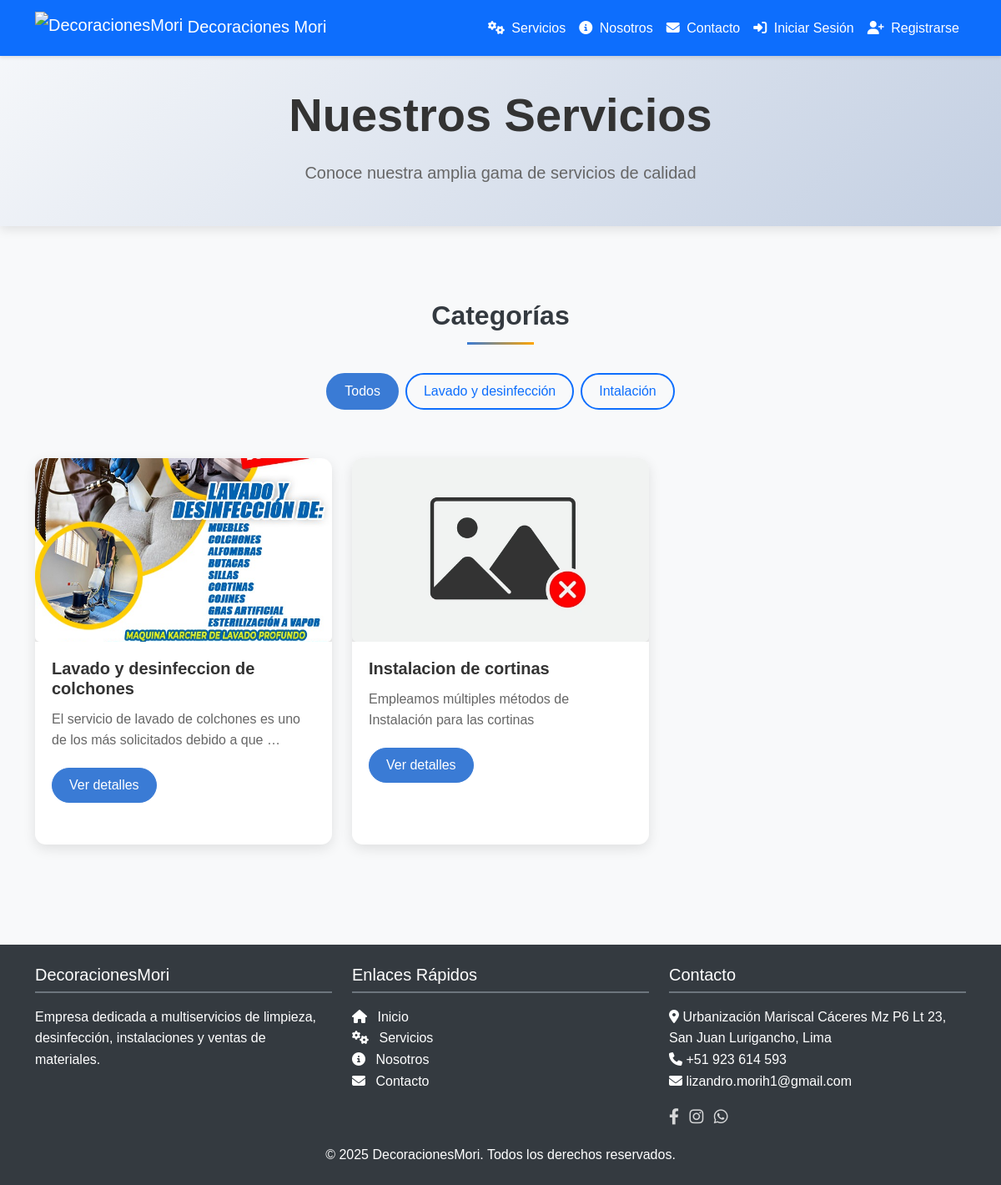
The page /servicios/servicios/ on the database as committed earlier.
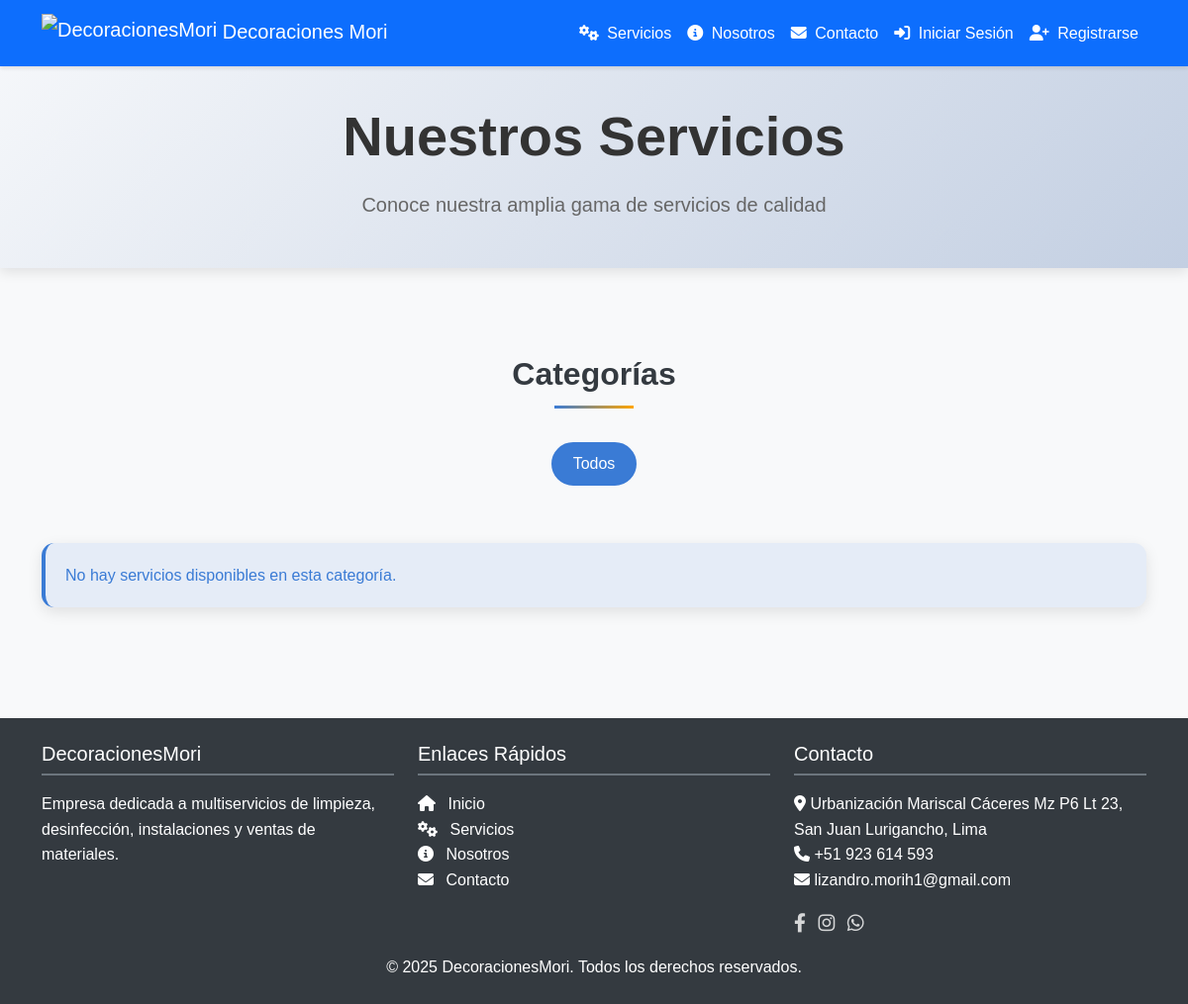
The same page on the database as committed later.
### services/models.py (models this page shows, shortened)
class ServiceCategory(models.Model):
    name = models.CharField(_("Name"), max_length=100)
    description = models.TextField(_("Description"), blank=True)
    class Meta:
        db_table = 'categoria_servicio'  # Nombre de la tabla en español
        verbose_name = _("Service Category")
        verbose_name_plural = _("Service Categories")

class Service(models.Model):
    category = models.ForeignKey(ServiceCategory, on_delete=models.CASCADE, related_name="services")
    name = models.CharField(_("Name"), max_length=100)
    description = models.TextField(_("Description"))
    base_price = models.DecimalField(_("Base Price"), max_digits=10, decimal_places=2)
    is_active = models.BooleanField(_("Is active"), default=True)
    created_at = models.DateTimeField(auto_now_add=True)
    updated_at = models.DateTimeField(auto_now=True)
    slug = models.SlugField(_("Slug"), max_length=100, unique=True, blank=True)
    def get_featured_image(self):
        featured = self.images.filter(is_featured=True).first()
        if featured:
            return featured
        else:
            return self.images.first()
    class Meta:
        db_table = 'servicio'  # Nombre de la tabla en español
        verbose_name = _("Service")
        verbose_name_plural = _("Services")

class ServiceImage(models.Model):
    service = models.ForeignKey('Service', on_delete=models.CASCADE, related_name='images', verbose_name='Servicio')
    image = models.ImageField(upload_to='services/', blank=True, null=True, verbose_name='Imagen (archivo)')
    image_url = models.TextField(blank=True, null=True, verbose_name='Código de incorporación <iframe>')
    is_featured = models.BooleanField(default=False, verbose_name='Destacada')
    class Meta:
        verbose_name = 'Imagen del servicio'
        verbose_name_plural = 'Imágenes del servicio'

### services/views.py (the view)
# urls.py: path('servicios/', ServiceListView.as_view(), name='service_list'),
class ServiceListView(ListView):
    model = Service
    context_object_name = 'services'
    template_name = 'services/service_list.html'
    def get_queryset(self):
        queryset = super().get_queryset().filter(is_active=True)
        category_id = self.kwargs.get('id')
        if category_id:
            queryset = queryset.filter(category__id=category_id)
        return queryset
    def get_context_data(self, **kwargs):
        context = super().get_context_data(**kwargs)
        context['categories'] = ServiceCategory.objects.all()
        context['categoria_actual'] = None
        category_id = self.kwargs.get('id')
        if category_id:
            context['categoria_actual'] = get_object_or_404(ServiceCategory, id=category_id)
        return context

### services/templates/services/service_list.html (shortened to what this page needs)
{% extends "base.html" %}
{% block content %}
<section class="services-header py-5 bg-light">
    <div class="container">
        <div class="row">
            <div class="col-12 text-center">
                <h1 class="display-4">Nuestros Servicios</h1>
                <p class="lead">Conoce nuestra amplia gama de servicios de calidad</p>
            </div>
        </div>
    </div>
</section>
<section class="services-categories py-5">
    <div class="container">
        <div class="row mb-4">
            <div class="col-12">
                <h2 class="section-title">Categorías</h2>
                <div class="category-filters d-flex flex-wrap justify-content-center">
                    <a href="{% url 'services:service_list' %}" class="btn btn-outline-primary m-1 {% if not categoria_actual %}active{% endif %}">
                        Todos
                    </a>
                    {% for categoria in categories %}
                    <a href="{% url 'services:category' categoria.id %}" class="btn btn-outline-primary m-1 {% if categoria.id == categoria_actual.id %}active{% endif %}">
                        {{ categoria.name }}
                    </a>
                    {% endfor %}
                </div>
            </div>
        </div>
        <div class="row">
            {% for service in services %}
            <div class="col-md-6 col-lg-4 mb-4">
                <div class="card service-card h-100">
                    {% with featured_image=service.get_featured_image %}
                    <div class="card-img-top-container" style="height: 220px; overflow: hidden; background-color: #eee; border-top-left-radius: 0.8rem; border-top-right-radius: 0.8rem;">
                                                {% if featured_image %}
                                                    {% if featured_image.image_url %}
                                                        <div class="embed-responsive embed-responsive-16by9 rounded shadow-sm">
                                                            {{ featured_image.image_url|safe }}
                                                        </div>
                                                    {% elif featured_image.image %}
                                                        <img src="{{ featured_image.image.url }}" class="img-fluid rounded shadow-sm" alt="{{ service.name }}">
                                                    {% else %}
                                                        <img src="/static/imagen/default-service.jpg" class="img-fluid rounded shadow-sm" alt="{{ service.name }} (Por defecto)">
                                                    {% endif %}
                                                {% else %}
                                                    <img src="/static/imagen/default-service.jpg" class="img-fluid rounded shadow-sm" alt="{{ service.name }} (Por defecto)">
                                                {% endif %}
                    </div>
                                            {% endwith %}
                    <div class="card-body">
                        <h5 class="card-title">{{ service.name }}</h5>
                        <p class="card-text">{{ service.description|truncatewords:15 }}</p>
                        <a href="{% url 'services:detalle_servicio' service.pk %}" class="btn btn-primary">Ver detalles</a>
                    </div>
                </div>
            </div>
            {% empty %}
            <div class="col-12">
                <div class="alert alert-info">
                    No hay servicios disponibles en esta categoría.
                </div>
            </div>
            {% endfor %}
        </div>
    </div>
</section>
{% endblock %}

### templates/base.html (shortened to what this page needs)
<!DOCTYPE html>
<html lang="es">
<head>
    <link rel="stylesheet" href="https://cdn.jsdelivr.net/npm/flatpickr/dist/flatpickr.min.css">
    <link href="https://cdn.jsdelivr.net/npm/bootstrap@5.3.0/dist/css/bootstrap.min.css" rel="stylesheet">
    <link rel="stylesheet" href="https://cdnjs.cloudflare.com/ajax/libs/font-awesome/6.4.0/css/all.min.css">
    <link rel="stylesheet" href="https://cdnjs.cloudflare.com/ajax/libs/animate.css/4.1.1/animate.min.css">
    <link rel="stylesheet" href="/static/css/style.css">
    <link rel="stylesheet" href="/static/css/form_citas_extras.css">
</head>
<body>
    <nav class="navbar navbar-expand-lg navbar-dark bg-primary fixed-top">
        <div class="container">
            <a class="navbar-brand animate__animated animate__bounceInLeft" href="{% url 'home' %}">
                <img src="https://diegom0r1.github.io/decomoriweb/img/milogo.png" alt="DecoracionesMori" height="40" class="d-inline-block align-middle">
                Decoraciones Mori
            </a>
            <div class="collapse navbar-collapse justify-content-end" id="navbarNav">
                <ul class="navbar-nav">
                    <li class="nav-item">
                        <a class="nav-link animate__animated animate__fadeInDown animate__delay-0-5s" href="{% url 'services:service_list' %}"><i class="fas fa-cogs me-1"></i> Servicios</a>
                    </li>
                    <li class="nav-item">
                        <a class="nav-link animate__animated animate__fadeInDown animate__delay-0-6s" href="{% url 'services:nosotros' %}"><i class="fas fa-info-circle me-1"></i> Nosotros</a>
                    </li>
                    <li class="nav-item">
                        <a class="nav-link animate__animated animate__fadeInDown animate__delay-0-7s" href="{% url 'services:contacto' %}"><i class="fas fa-envelope me-1"></i> Contacto</a>
                    </li>
                    {% if not user.is_authenticated %}
                    <li class="nav-item">
                        <a class="nav-link animate__animated animate__fadeInDown animate__delay-0-8s" href="{% url 'accounts:login' %}">
                            <i class="fas fa-sign-in-alt me-1"></i> Iniciar Sesión
                        </a>
                    </li>
                    <li class="nav-item">
                        <a class="nav-link animate__animated animate__fadeInDown animate__delay-0-9s" href="{% url 'accounts:register' %}">
                            <i class="fas fa-user-plus me-1"></i> Registrarse
                        </a>
                    </li>
                    {% endif %}
                </ul>
            </div>
        </div>
    </nav>
    <main class="mt-5 pt-2">
        {% block content %}{% endblock %}
    </main>
    <footer class="footer mt-5 py-4 bg-dark text-white animate__animated animate__fadeInUp animate__delay-0-3s">
        <div class="container">
            <div class="row">
                <div class="col-md-4">
                    <h5>DecoracionesMori</h5>
                    <p>Empresa dedicada a multiservicios de limpieza, desinfección, instalaciones y ventas de materiales.</p>
                </div>
                <div class="col-md-4">
                    <h5>Enlaces Rápidos</h5>
                    <ul class="list-unstyled">
                        <li><a href="{% url 'home' %}" class="text-white"><i class="fas fa-home me-2"></i> Inicio</a></li>
                        <li><a href="{% url 'services:service_list' %}" class="text-white"><i class="fas fa-cogs me-2"></i> Servicios</a></li>
                        <li><a href="{% url 'services:nosotros' %}" class="text-white"><i class="fas fa-info-circle me-2"></i> Nosotros</a></li>
                        <li><a href="{% url 'services:contacto' %}" class="text-white"><i class="fas fa-envelope me-2"></i> Contacto</a></li>
                    </ul>
                </div>
                <div class="col-md-4">
                    <h5>Contacto</h5>
                    <address>
                        <i class="fas fa-map-marker-alt"></i> Urbanización Mariscal Cáceres Mz P6 Lt 23, San Juan Lurigancho, Lima<br>
                        <i class="fas fa-phone"></i> +51 923 614 593<br>
                        <i class="fas fa-envelope"></i> lizandro.morih1@gmail.com
                    </address>
                    <div class="social-icons">
                        <a href="https://www.facebook.com/decoracionesmori" class="text-white me-2"><i class="fab fa-facebook-f"></i></a>
                        <a href="https://www.instagram.com/decoracionesmori/" class="text-white me-2"><i class="fab fa-instagram"></i></a>
                        <a href="https://wa.me/51923614593" class="text-white me-2"><i class="fab fa-whatsapp"></i></a>
                    </div>
                </div>
            </div>
            <div class="row mt-3">
                <div class="col-12 text-center">
                    <p class="mb-0">&copy; {% now "Y" %} DecoracionesMori. Todos los derechos reservados.</p>
                </div>
            </div>
        </div>
    </footer>
</body>
</html>

### static/css/style.css (style rules this page uses)
:root { --primary-color: #3a7bd5; --secondary-color: #6c757d; --accent-color: #ffa500; --light-bg: #f8f9fa; --dark-bg: #343a40; --transition-speed: 0.3s; --box-shadow: 0 5px 15px rgba(0, 0, 0, 0.1); --border-radius: 0.8rem; }
body { font-family: 'Poppins', sans-serif; transition: background-color 0.3s ease; }
.section-title { position: relative; padding-bottom: 15px; margin-bottom: 30px; text-align: center; font-weight: 600; }
.section-title::after { content: ''; position: absolute; bottom: 0; left: 50%; transform: translateX(-50%); width: 80px; height: 3px; background: var(--primary-color); background: linear-gradient(to right, var(--primary-color), var(--accent-color)); }
.services-header { background: linear-gradient(135deg, #f5f7fa 0%, #c3cfe2 100%); padding: 80px 0; margin-bottom: 40px; box-shadow: 0 4px 12px rgba(0, 0, 0, 0.1); }
.services-header h1 { font-weight: 700; color: #333; margin-bottom: 20px; transform: translateY(0); transition: transform 0.5s ease; }
.services-header .lead { font-size: 1.25rem; color: #666; max-width: 800px; margin: 0 auto; }
.category-filters { margin-bottom: 30px; justify-content: center; }
.category-filters .btn { border-radius: 50px; padding: 8px 20px; margin: 5px; font-weight: 500; transition: all var(--transition-speed) ease; border-width: 2px; }
.category-filters .btn.active { background-color: var(--primary-color); border-color: var(--primary-color); color: white; }
.alert { border-radius: var(--border-radius); padding: 20px; box-shadow: var(--box-shadow); border: none; }
.alert-info { background-color: rgba(58, 123, 213, 0.1); color: var(--primary-color); border-left: 4px solid var(--primary-color); }
.fade-in { opacity: 0; transform: translateY(20px); transition: opacity 0.6s ease, transform 0.6s ease; }
.fade-in.appear { opacity: 1; transform: translateY(0); }

### templates/base.html (style rules this page uses)
body { font-family: 'Arial', sans-serif; background-color: #f8f9fa; color: #343a40; line-height: 1.6; }
.navbar { transition: all 0.3s ease-in-out; box-shadow: 0 2px 4px rgba(0, 0, 0, 0.1); }
.navbar-brand img { transition: transform 0.3s ease-in-out; }
.navbar-nav .nav-link { color: white !important; padding: 0.8rem 1.2rem; position: relative; }
.navbar-nav .nav-link::before { content: ''; position: absolute; bottom: 0; left: 0; width: 0%; height: 2px; background-color: #f8f9fa; transition: width 0.3s ease-in-out; }
main { padding-top: 1rem; animation: fadeIn 0.5s ease-out; }
.alert { animation: slideInDown 0.4s ease-out; }
.footer { background-color: #343a40 !important; color: #f8f9fa; transition: all 0.3s ease-in-out; }
.footer h5 { color: #ffffff; border-bottom: 2px solid #6c757d; padding-bottom: 0.5rem; margin-bottom: 1rem; }
.footer a { color: #adb5bd; text-decoration: none; transition: color 0.3s ease-in-out; }
.social-icons a { font-size: 1.2rem; margin-right: 0.5rem; opacity: 0.8; transition: opacity 0.3s ease-in-out, transform 0.2s ease-in-out; }
.footer .text-center p { animation: fadeInUp 0.5s ease-out 0.2s; }

Rows that differ between the two databases and show on the page:
removed ServiceCategory: name "Lavado y desinfección"
removed ServiceCategory: name "Intalación"
removed Service: get_featured_image.image (picture), name "Lavado y desinfeccion de colchones", description "El servicio de lavado de colchones es uno de los más solicitados debido a que …"
removed Service: name "Instalacion de cortinas", description "Empleamos múltiples métodos de Instalación para las cortinas"
Other text that changed with them:
text now shown: "No hay servicios disponibles en esta categoría."
